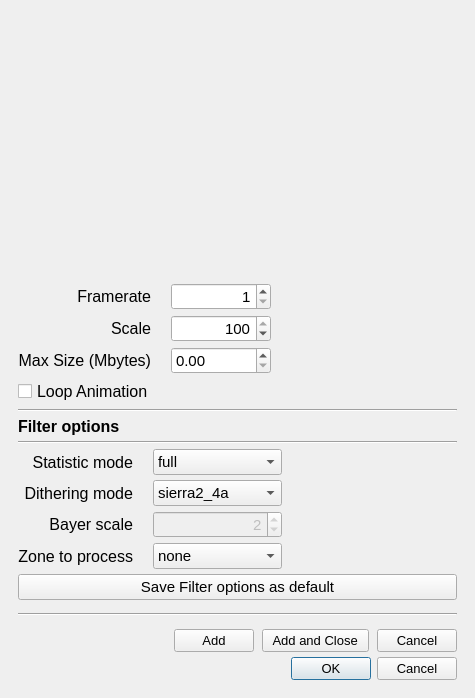
<?xml version="1.0" encoding="UTF-8"?>
<ui version="4.0">
 <class>Dialog</class>
 <widget class="QDialog" name="Dialog">
  <property name="geometry">
   <rect>
    <x>0</x>
    <y>0</y>
    <width>475</width>
    <height>698</height>
   </rect>
  </property>
  <property name="windowTitle">
   <string>Edit Convert Task</string>
  </property>
  <layout class="QVBoxLayout" name="verticalLayout">
   <property name="spacing">
    <number>5</number>
   </property>
   <property name="leftMargin">
    <number>18</number>
   </property>
   <property name="topMargin">
    <number>18</number>
   </property>
   <property name="rightMargin">
    <number>18</number>
   </property>
   <property name="bottomMargin">
    <number>18</number>
   </property>
   <item>
    <widget class="QInputSourceFilePathes" name="isfp_import_media" native="true">
     <property name="minimumSize">
      <size>
       <width>439</width>
       <height>74</height>
      </size>
     </property>
    </widget>
   </item>
   <item>
    <widget class="QInputPath" name="ip_export_file" native="true"/>
   </item>
   <item>
    <layout class="QGridLayout" name="gridLayout">
     <item row="0" column="0">
      <widget class="QLabel" name="lb_framerate">
       <property name="sizePolicy">
        <sizepolicy hsizetype="Preferred" vsizetype="Preferred">
         <horstretch>0</horstretch>
         <verstretch>0</verstretch>
        </sizepolicy>
       </property>
       <property name="font">
        <font>
         <pointsize>12</pointsize>
        </font>
       </property>
       <property name="layoutDirection">
        <enum>Qt::LeftToRight</enum>
       </property>
       <property name="frameShape">
        <enum>QFrame::NoFrame</enum>
       </property>
       <property name="text">
        <string>Framerate</string>
       </property>
       <property name="alignment">
        <set>Qt::AlignRight|Qt::AlignTrailing|Qt::AlignVCenter</set>
       </property>
      </widget>
     </item>
     <item row="0" column="3">
      <spacer name="horizontalSpacer_3">
       <property name="orientation">
        <enum>Qt::Horizontal</enum>
       </property>
       <property name="sizeHint" stdset="0">
        <size>
         <width>40</width>
         <height>20</height>
        </size>
       </property>
      </spacer>
     </item>
     <item row="0" column="2">
      <widget class="QSpinBox" name="sb_framerate">
       <property name="sizePolicy">
        <sizepolicy hsizetype="Minimum" vsizetype="Fixed">
         <horstretch>0</horstretch>
         <verstretch>0</verstretch>
        </sizepolicy>
       </property>
       <property name="minimumSize">
        <size>
         <width>100</width>
         <height>0</height>
        </size>
       </property>
       <property name="font">
        <font>
         <pointsize>11</pointsize>
        </font>
       </property>
       <property name="alignment">
        <set>Qt::AlignRight|Qt::AlignTrailing|Qt::AlignVCenter</set>
       </property>
       <property name="minimum">
        <number>1</number>
       </property>
       <property name="maximum">
        <number>1000</number>
       </property>
      </widget>
     </item>
     <item row="0" column="1">
      <spacer name="horizontalSpacer_4">
       <property name="orientation">
        <enum>Qt::Horizontal</enum>
       </property>
       <property name="sizeType">
        <enum>QSizePolicy::Maximum</enum>
       </property>
       <property name="sizeHint" stdset="0">
        <size>
         <width>15</width>
         <height>20</height>
        </size>
       </property>
      </spacer>
     </item>
     <item row="1" column="2">
      <widget class="QSpinBox" name="sb_scale">
       <property name="sizePolicy">
        <sizepolicy hsizetype="Minimum" vsizetype="Fixed">
         <horstretch>0</horstretch>
         <verstretch>0</verstretch>
        </sizepolicy>
       </property>
       <property name="minimumSize">
        <size>
         <width>100</width>
         <height>0</height>
        </size>
       </property>
       <property name="font">
        <font>
         <pointsize>11</pointsize>
        </font>
       </property>
       <property name="alignment">
        <set>Qt::AlignRight|Qt::AlignTrailing|Qt::AlignVCenter</set>
       </property>
       <property name="minimum">
        <number>5</number>
       </property>
       <property name="maximum">
        <number>100</number>
       </property>
       <property name="singleStep">
        <number>5</number>
       </property>
       <property name="value">
        <number>100</number>
       </property>
      </widget>
     </item>
     <item row="1" column="0">
      <widget class="QLabel" name="lb_scale">
       <property name="sizePolicy">
        <sizepolicy hsizetype="Preferred" vsizetype="Preferred">
         <horstretch>0</horstretch>
         <verstretch>0</verstretch>
        </sizepolicy>
       </property>
       <property name="font">
        <font>
         <pointsize>12</pointsize>
        </font>
       </property>
       <property name="layoutDirection">
        <enum>Qt::LeftToRight</enum>
       </property>
       <property name="autoFillBackground">
        <bool>false</bool>
       </property>
       <property name="text">
        <string>Scale</string>
       </property>
       <property name="alignment">
        <set>Qt::AlignRight|Qt::AlignTrailing|Qt::AlignVCenter</set>
       </property>
      </widget>
     </item>
     <item row="2" column="0">
      <widget class="QLabel" name="lb_max_size_mb">
       <property name="sizePolicy">
        <sizepolicy hsizetype="Preferred" vsizetype="Preferred">
         <horstretch>0</horstretch>
         <verstretch>0</verstretch>
        </sizepolicy>
       </property>
       <property name="font">
        <font>
         <pointsize>12</pointsize>
        </font>
       </property>
       <property name="layoutDirection">
        <enum>Qt::LeftToRight</enum>
       </property>
       <property name="autoFillBackground">
        <bool>false</bool>
       </property>
       <property name="text">
        <string>Max Size (Mbytes)</string>
       </property>
       <property name="alignment">
        <set>Qt::AlignRight|Qt::AlignTrailing|Qt::AlignVCenter</set>
       </property>
      </widget>
     </item>
     <item row="2" column="2">
      <widget class="QDoubleSpinBox" name="max_size_dspinBox">
       <property name="font">
        <font>
         <pointsize>11</pointsize>
        </font>
       </property>
       <property name="toolTip">
        <string>Limits size of the result file by tweaking the image scale
0 - disabled </string>
       </property>
       <property name="locale">
        <locale language="English" country="UnitedStates"/>
       </property>
       <property name="maximum">
        <double>99999999.989999994635582</double>
       </property>
       <property name="stepType">
        <enum>QAbstractSpinBox::AdaptiveDecimalStepType</enum>
       </property>
      </widget>
     </item>
    </layout>
   </item>
   <item>
    <widget class="QCheckBox" name="cb_loopanimation">
     <property name="font">
      <font>
       <pointsize>12</pointsize>
      </font>
     </property>
     <property name="text">
      <string>Loop Animation</string>
     </property>
    </widget>
   </item>
   <item>
    <widget class="Line" name="line">
     <property name="orientation">
      <enum>Qt::Horizontal</enum>
     </property>
    </widget>
   </item>
   <item>
    <widget class="QLabel" name="label">
     <property name="sizePolicy">
      <sizepolicy hsizetype="Maximum" vsizetype="Maximum">
       <horstretch>0</horstretch>
       <verstretch>0</verstretch>
      </sizepolicy>
     </property>
     <property name="font">
      <font>
       <pointsize>12</pointsize>
       <weight>75</weight>
       <bold>true</bold>
      </font>
     </property>
     <property name="text">
      <string>Filter options</string>
     </property>
    </widget>
   </item>
   <item>
    <widget class="Line" name="line_2">
     <property name="orientation">
      <enum>Qt::Horizontal</enum>
     </property>
    </widget>
   </item>
   <item>
    <layout class="QGridLayout" name="gridLayout_2">
     <item row="1" column="2">
      <widget class="QComboBox" name="cb_dither_mode">
       <property name="sizePolicy">
        <sizepolicy hsizetype="Minimum" vsizetype="Fixed">
         <horstretch>0</horstretch>
         <verstretch>0</verstretch>
        </sizepolicy>
       </property>
       <property name="font">
        <font>
         <pointsize>11</pointsize>
        </font>
       </property>
       <property name="toolTip">
        <string>Select dithering mode</string>
       </property>
       <property name="currentText">
        <string notr="true">sierra2_4a</string>
       </property>
       <property name="currentIndex">
        <number>4</number>
       </property>
       <item>
        <property name="text">
         <string notr="true">bayer</string>
        </property>
       </item>
       <item>
        <property name="text">
         <string notr="true">heckbert</string>
        </property>
       </item>
       <item>
        <property name="text">
         <string notr="true">floyd_steinberg</string>
        </property>
       </item>
       <item>
        <property name="text">
         <string notr="true">sierra2</string>
        </property>
       </item>
       <item>
        <property name="text">
         <string notr="true">sierra2_4a</string>
        </property>
       </item>
      </widget>
     </item>
     <item row="0" column="0">
      <widget class="QLabel" name="lb_framerate_2">
       <property name="sizePolicy">
        <sizepolicy hsizetype="Preferred" vsizetype="Preferred">
         <horstretch>0</horstretch>
         <verstretch>0</verstretch>
        </sizepolicy>
       </property>
       <property name="font">
        <font>
         <pointsize>12</pointsize>
        </font>
       </property>
       <property name="layoutDirection">
        <enum>Qt::LeftToRight</enum>
       </property>
       <property name="frameShape">
        <enum>QFrame::NoFrame</enum>
       </property>
       <property name="text">
        <string>Statistic mode</string>
       </property>
       <property name="alignment">
        <set>Qt::AlignRight|Qt::AlignTrailing|Qt::AlignVCenter</set>
       </property>
      </widget>
     </item>
     <item row="0" column="1">
      <spacer name="horizontalSpacer_6">
       <property name="orientation">
        <enum>Qt::Horizontal</enum>
       </property>
       <property name="sizeType">
        <enum>QSizePolicy::Maximum</enum>
       </property>
       <property name="sizeHint" stdset="0">
        <size>
         <width>15</width>
         <height>20</height>
        </size>
       </property>
      </spacer>
     </item>
     <item row="1" column="0">
      <widget class="QLabel" name="lb_framerate_3">
       <property name="sizePolicy">
        <sizepolicy hsizetype="Preferred" vsizetype="Preferred">
         <horstretch>0</horstretch>
         <verstretch>0</verstretch>
        </sizepolicy>
       </property>
       <property name="font">
        <font>
         <pointsize>12</pointsize>
        </font>
       </property>
       <property name="layoutDirection">
        <enum>Qt::LeftToRight</enum>
       </property>
       <property name="frameShape">
        <enum>QFrame::NoFrame</enum>
       </property>
       <property name="text">
        <string>Dithering mode</string>
       </property>
       <property name="alignment">
        <set>Qt::AlignRight|Qt::AlignTrailing|Qt::AlignVCenter</set>
       </property>
      </widget>
     </item>
     <item row="3" column="2">
      <widget class="QComboBox" name="cb_diff_mode">
       <property name="sizePolicy">
        <sizepolicy hsizetype="Minimum" vsizetype="Fixed">
         <horstretch>0</horstretch>
         <verstretch>0</verstretch>
        </sizepolicy>
       </property>
       <property name="font">
        <font>
         <pointsize>11</pointsize>
        </font>
       </property>
       <property name="toolTip">
        <string>Define the zone to process</string>
       </property>
       <property name="currentText">
        <string notr="true">none</string>
       </property>
       <item>
        <property name="text">
         <string notr="true">none</string>
        </property>
       </item>
       <item>
        <property name="text">
         <string notr="true">rectangle</string>
        </property>
       </item>
      </widget>
     </item>
     <item row="3" column="0">
      <widget class="QLabel" name="lb_framerate_4">
       <property name="sizePolicy">
        <sizepolicy hsizetype="Preferred" vsizetype="Preferred">
         <horstretch>0</horstretch>
         <verstretch>0</verstretch>
        </sizepolicy>
       </property>
       <property name="font">
        <font>
         <pointsize>12</pointsize>
        </font>
       </property>
       <property name="layoutDirection">
        <enum>Qt::LeftToRight</enum>
       </property>
       <property name="frameShape">
        <enum>QFrame::NoFrame</enum>
       </property>
       <property name="text">
        <string>Zone to process</string>
       </property>
       <property name="alignment">
        <set>Qt::AlignRight|Qt::AlignTrailing|Qt::AlignVCenter</set>
       </property>
      </widget>
     </item>
     <item row="2" column="2">
      <widget class="QSpinBox" name="sb_bayer_scale">
       <property name="enabled">
        <bool>false</bool>
       </property>
       <property name="sizePolicy">
        <sizepolicy hsizetype="Minimum" vsizetype="Fixed">
         <horstretch>0</horstretch>
         <verstretch>0</verstretch>
        </sizepolicy>
       </property>
       <property name="minimumSize">
        <size>
         <width>50</width>
         <height>0</height>
        </size>
       </property>
       <property name="font">
        <font>
         <pointsize>11</pointsize>
        </font>
       </property>
       <property name="alignment">
        <set>Qt::AlignRight|Qt::AlignTrailing|Qt::AlignVCenter</set>
       </property>
       <property name="minimum">
        <number>0</number>
       </property>
       <property name="maximum">
        <number>5</number>
       </property>
       <property name="singleStep">
        <number>1</number>
       </property>
       <property name="value">
        <number>2</number>
       </property>
      </widget>
     </item>
     <item row="2" column="0">
      <widget class="QLabel" name="lb_bayer_scale">
       <property name="sizePolicy">
        <sizepolicy hsizetype="Preferred" vsizetype="Preferred">
         <horstretch>0</horstretch>
         <verstretch>0</verstretch>
        </sizepolicy>
       </property>
       <property name="font">
        <font>
         <pointsize>12</pointsize>
        </font>
       </property>
       <property name="layoutDirection">
        <enum>Qt::LeftToRight</enum>
       </property>
       <property name="autoFillBackground">
        <bool>false</bool>
       </property>
       <property name="text">
        <string>Bayer scale</string>
       </property>
       <property name="alignment">
        <set>Qt::AlignRight|Qt::AlignTrailing|Qt::AlignVCenter</set>
       </property>
      </widget>
     </item>
     <item row="0" column="3">
      <spacer name="horizontalSpacer_5">
       <property name="orientation">
        <enum>Qt::Horizontal</enum>
       </property>
       <property name="sizeHint" stdset="0">
        <size>
         <width>40</width>
         <height>20</height>
        </size>
       </property>
      </spacer>
     </item>
     <item row="0" column="2">
      <widget class="QComboBox" name="cb_stats_mode">
       <property name="sizePolicy">
        <sizepolicy hsizetype="Minimum" vsizetype="Fixed">
         <horstretch>0</horstretch>
         <verstretch>0</verstretch>
        </sizepolicy>
       </property>
       <property name="font">
        <font>
         <pointsize>11</pointsize>
        </font>
       </property>
       <property name="toolTip">
        <string>Set statistics mode of palette generator</string>
       </property>
       <property name="editable">
        <bool>false</bool>
       </property>
       <property name="currentText">
        <string notr="true">full</string>
       </property>
       <item>
        <property name="text">
         <string notr="true">full</string>
        </property>
       </item>
       <item>
        <property name="text">
         <string notr="true">diff</string>
        </property>
       </item>
      </widget>
     </item>
    </layout>
   </item>
   <item>
    <widget class="QPushButton" name="btn_save_filter_setting">
     <property name="font">
      <font>
       <pointsize>11</pointsize>
      </font>
     </property>
     <property name="toolTip">
      <string>Save the current filter settings on your computer</string>
     </property>
     <property name="text">
      <string>Save Filter options as default</string>
     </property>
    </widget>
   </item>
   <item>
    <widget class="Line" name="line_3">
     <property name="minimumSize">
      <size>
       <width>0</width>
       <height>19</height>
      </size>
     </property>
     <property name="orientation">
      <enum>Qt::Horizontal</enum>
     </property>
    </widget>
   </item>
   <item>
    <layout class="QHBoxLayout" name="horizontalLayout">
     <property name="spacing">
      <number>8</number>
     </property>
     <property name="sizeConstraint">
      <enum>QLayout::SetFixedSize</enum>
     </property>
     <item>
      <spacer name="horizontalSpacer">
       <property name="orientation">
        <enum>Qt::Horizontal</enum>
       </property>
       <property name="sizeHint" stdset="0">
        <size>
         <width>40</width>
         <height>20</height>
        </size>
       </property>
      </spacer>
     </item>
     <item>
      <widget class="QPushButton" name="btn_add">
       <property name="font">
        <font>
         <pointsize>10</pointsize>
        </font>
       </property>
       <property name="text">
        <string>Add</string>
       </property>
      </widget>
     </item>
     <item>
      <widget class="QPushButton" name="btn_addclose">
       <property name="font">
        <font>
         <pointsize>10</pointsize>
        </font>
       </property>
       <property name="text">
        <string>  Add and Close  </string>
       </property>
      </widget>
     </item>
     <item>
      <widget class="QPushButton" name="btn_cancel">
       <property name="font">
        <font>
         <pointsize>10</pointsize>
        </font>
       </property>
       <property name="text">
        <string>Cancel</string>
       </property>
      </widget>
     </item>
    </layout>
   </item>
   <item>
    <widget class="QDialogButtonBox" name="buttonBox">
     <property name="font">
      <font>
       <pointsize>10</pointsize>
      </font>
     </property>
     <property name="standardButtons">
      <set>QDialogButtonBox::Cancel|QDialogButtonBox::Ok</set>
     </property>
    </widget>
   </item>
  </layout>
 </widget>
 <customwidgets>
  <customwidget>
   <class>QInputPath</class>
   <extends>QWidget</extends>
   <header>//InputPath/GBInputPath</header>
   <container>1</container>
  </customwidget>
  <customwidget>
   <class>QInputSourceFilePathes</class>
   <extends>QWidget</extends>
   <header>//InputPath/GBInputSourceFilePathes</header>
   <container>1</container>
  </customwidget>
 </customwidgets>
 <tabstops>
  <tabstop>sb_framerate</tabstop>
  <tabstop>sb_scale</tabstop>
  <tabstop>cb_loopanimation</tabstop>
 </tabstops>
 <resources/>
 <connections>
  <connection>
   <sender>btn_addclose</sender>
   <signal>clicked()</signal>
   <receiver>Dialog</receiver>
   <slot>accept()</slot>
   <hints>
    <hint type="sourcelabel">
     <x>320</x>
     <y>379</y>
    </hint>
    <hint type="destinationlabel">
     <x>157</x>
     <y>274</y>
    </hint>
   </hints>
  </connection>
  <connection>
   <sender>btn_cancel</sender>
   <signal>clicked()</signal>
   <receiver>Dialog</receiver>
   <slot>reject()</slot>
   <hints>
    <hint type="sourcelabel">
     <x>409</x>
     <y>379</y>
    </hint>
    <hint type="destinationlabel">
     <x>286</x>
     <y>274</y>
    </hint>
   </hints>
  </connection>
  <connection>
   <sender>buttonBox</sender>
   <signal>accepted()</signal>
   <receiver>Dialog</receiver>
   <slot>accept()</slot>
   <hints>
    <hint type="sourcelabel">
     <x>237</x>
     <y>434</y>
    </hint>
    <hint type="destinationlabel">
     <x>237</x>
     <y>232</y>
    </hint>
   </hints>
  </connection>
  <connection>
   <sender>buttonBox</sender>
   <signal>rejected()</signal>
   <receiver>Dialog</receiver>
   <slot>reject()</slot>
   <hints>
    <hint type="sourcelabel">
     <x>237</x>
     <y>434</y>
    </hint>
    <hint type="destinationlabel">
     <x>237</x>
     <y>232</y>
    </hint>
   </hints>
  </connection>
 </connections>
</ui>
